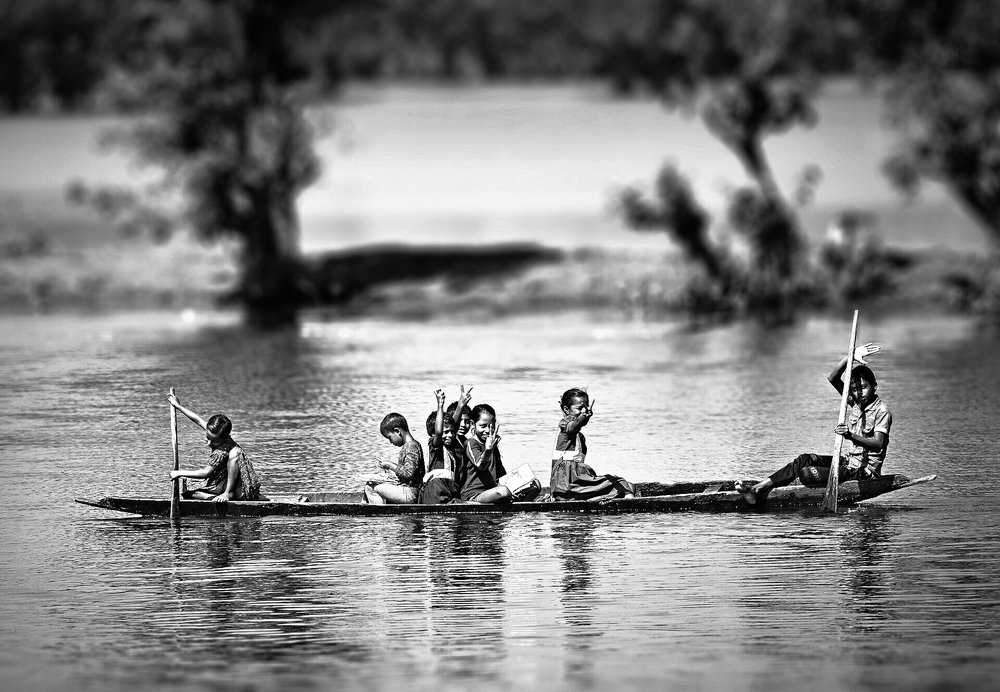
#> input picture img/equalized_Y.png, 1000 x 692 px, shrunk from 1920 x 1328 before the run
$ python '7. hist inverse.py'
#> lines starting #> are read from the running program, lines starting #| are printed output that depends on the picture
# 7. hist inverse.py
# import
import cv2
import numpy as np
import matplotlib.pyplot as plt

# 1. Load the given problem data:
# - Histogram equalized image Y
# - Given PDF of the original image X: PDF(X)
image_Y = cv2.imread(r"img/equalized_Y.png", cv2.IMREAD_GRAYSCALE)
#> image_Y is the input picture: shape (692, 1000); min 0, max 255, mean 128.5

pdf_X = np.load(r"img/pdf_X.npy")
#> (reads img/pdf_X.npy from the repository)

height = image_Y.shape[0]
#> height = 692
width = image_Y.shape[1]
#> width = 1000

# Functions for PDF and CDF
def get_pdf(channel):
    h = channel.shape[0]
    w = channel.shape[1]
    pdf = np.zeros(256, dtype=np.float32)
    for i in range(h):
        for j in range(w):
            pdf[channel[i, j]] += 1
    pdf /= (h * w)
    return pdf

def get_cdf(pdf):
    cdf = np.zeros_like(pdf)
    cdf[0] = pdf[0]
    for i in range(1, 256):
        cdf[i] = cdf[i - 1] + pdf[i]
    return cdf

# 2. Compute CDF of original image X
cdf_X = get_cdf(pdf_X)

# 3. Compute forward transformation table T(r) = round(255 * CDF_X(r))
T = np.zeros(256, dtype=np.uint8)
for r in range(256):
    T[r] = round(cdf_X[r] * 255)

# 4. Compute inverse mapping:
inv_map = np.zeros(256, dtype=np.uint8)
for s in range(256):
    k = s
    v = T[k]
    inv_map[v] = k

# 5. Reconstruct the original image X
recons_image = np.zeros_like(image_Y)
for i in range(height):
    for j in range(width):
        recons_image[i, j] = inv_map[image_Y[i, j]] # INVERSE Mapping
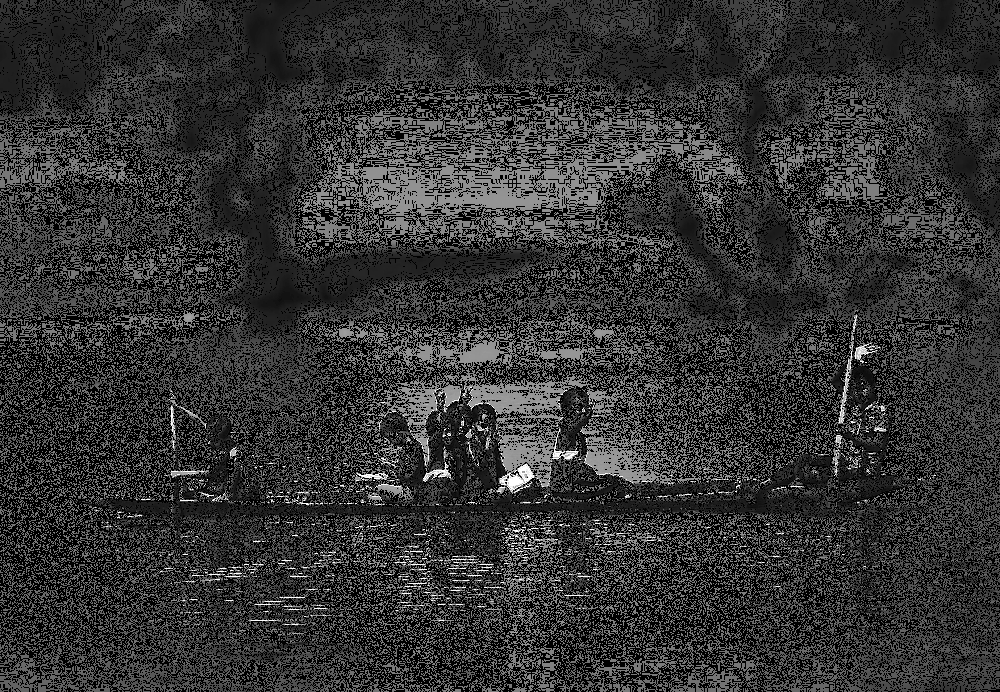
#> recons_image: shape (692, 1000); min 0, max 255, mean 51.6
        # recons_image[i, j] = T[image_Y[i, j]] # FORWARD Mapping (USED FOR HISTOGRAM EQUALIZATION)

# 6. Compute PDFs and CDFs for Reconstructed and Equalized (Output) images
pdf_recons = get_pdf(recons_image)
#> pdf_recons = 256 values, max 0.438 at index 0, min 0 at index 2, mean 0.00391
cdf_recons = get_cdf(pdf_recons)
#> cdf_recons = 256 values from 0.438 to 1

pdf_Y = get_pdf(image_Y)
#> pdf_Y = 256 values, max 0.00613 at index 239, min 0.000642 at index 1, mean 0.00391
cdf_Y = get_cdf(pdf_Y)
#> cdf_Y = 256 values from 0.0031 to 1

# 7. Plotting as per the required output format (2 rows x 3 columns)
plt.figure(figsize=(14, 8))

# --- Row 1 ---
# Reconstructed image
plt.subplot(2, 3, 1)
plt.imshow(recons_image, cmap="gray")
plt.title("Recons")
plt.axis("off")

# PDF of given and reconstructed image
plt.subplot(2, 3, 2)
plt.plot(pdf_X, color="red", label="Input")
plt.plot(pdf_recons, color="green", label="Recons")
plt.title("PDF")
plt.legend()

# CDF of given and reconstructed image
plt.subplot(2, 3, 3)
plt.plot(cdf_X, color="red", label="Input")
plt.plot(cdf_recons, color="green", label="Recons")
plt.title("CDF")
plt.legend()

# --- Row 2 ---
# Output Image (Y)
plt.subplot(2, 3, 4)
plt.imshow(image_Y, cmap="gray")
plt.title("Output")
plt.axis("off")

# PDF of output image
plt.subplot(2, 3, 5)
plt.plot(pdf_Y, color="red")
plt.title("PDF")

# CDF of output image
plt.subplot(2, 3, 6)
plt.plot(cdf_Y, color="red")
plt.title("CDF")

plt.tight_layout()
plt.savefig("hist_inverse_output.png", dpi=300, bbox_inches="tight")
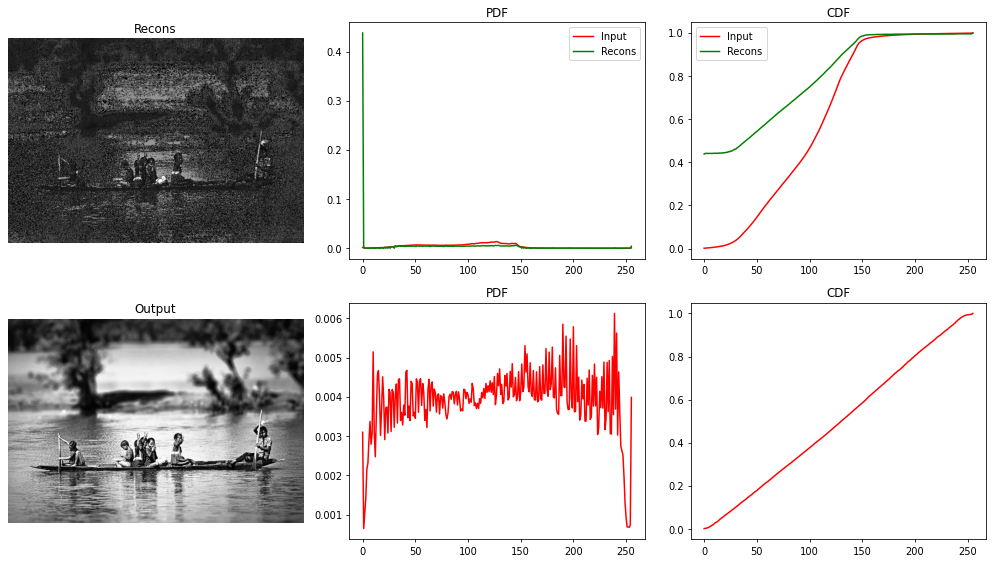
#> figure drawn by matplotlib, 6 panels; panel 2: curve peaks at x = 127, y = 0.0135; panel 2: curve peaks at x = 0, y = 0.438; panel 3: curve peaks at x = 255, y = 1; panel 3: curve peaks at x = 255, y = 1
plt.show()
